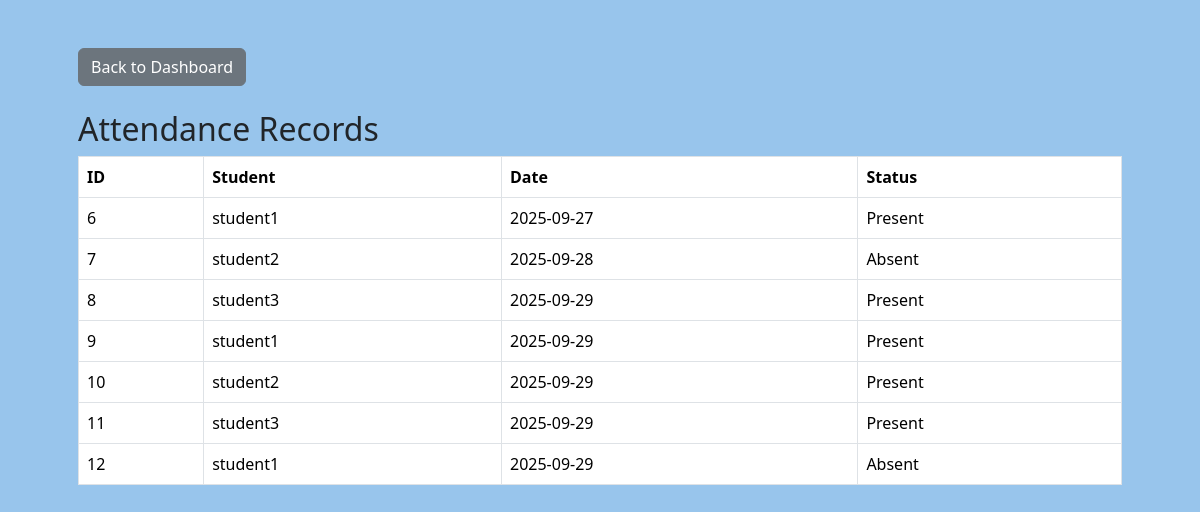
/attendance/view.php, run on the app's committed database.
### tables this page shows
CREATE TABLE `attendance` (
  `attendance_id` int(11) NOT NULL,
  `student_id` int(11) DEFAULT NULL,
  `date` date DEFAULT NULL,
  `status` enum('Present','Absent','Late') DEFAULT NULL
);

CREATE TABLE `students` (
  `student_id` int(11) NOT NULL,
  `name` varchar(100) DEFAULT NULL,
  `grade` varchar(20) DEFAULT NULL,
  `class_id` varchar(20) DEFAULT NULL,
  `user_id` int(11) DEFAULT NULL
);

### attendance/view.php (the view, shortened to what this page needs)
<?php include("../config.php"); ?>
<!DOCTYPE html>
<html>
<head>
    <link rel="stylesheet" href="https://cdn.jsdelivr.net/npm/bootstrap@5.3.3/dist/css/bootstrap.min.css">
</head>
<body class="container p-5">
    <a href="../dashboard.php" class="btn btn-secondary mb-4">Back to Dashboard</a>
    <h2>Attendance Records</h2>
    <table class="table table-bordered">
        <tr>
            <th>ID</th>
            <th>Student</th>
            <th>Date</th>
            <th>Status</th>
        </tr>
        <?php
        $result = $conn->query("SELECT a.*, s.name FROM attendance a JOIN students s ON a.student_id=s.student_id");
        while ($row = $result->fetch_assoc()) {
            echo "<tr><td>" . $row['attendance_id'] . "</td><td>" . $row['name'] . "</td><td>" . $row['date'] . "</td><td>" . $row['status'] . "</td></tr>";
        }
        ?>
    </table>
</body>
</html>

### attendance/view.php (style rules this page uses)
body { background-color: #98c5ecff !important; }

### data on the page
attendance: attendance_id "6", student.name "student1", date "2025-09-27", status "Present"
attendance: attendance_id "7", student.name "student2", date "2025-09-28", status "Absent"
attendance: attendance_id "8", student.name "student3", date "2025-09-29", status "Present"
attendance: attendance_id "9", student.name "student1", date "2025-09-29", status "Present"
attendance: attendance_id "10", student.name "student2", date "2025-09-29", status "Present"
attendance: attendance_id "11", student.name "student3", date "2025-09-29", status "Present"
attendance: attendance_id "12", student.name "student1", date "2025-09-29", status "Absent"
